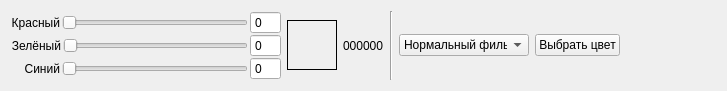
<?xml version="1.0" encoding="UTF-8"?>
<ui version="4.0">
 <class>ColorSelectionForm</class>
 <widget class="QWidget" name="ColorSelectionForm">
  <property name="geometry">
   <rect>
    <x>0</x>
    <y>0</y>
    <width>727</width>
    <height>87</height>
   </rect>
  </property>
  <property name="sizePolicy">
   <sizepolicy hsizetype="Preferred" vsizetype="Fixed">
    <horstretch>0</horstretch>
    <verstretch>0</verstretch>
   </sizepolicy>
  </property>
  <property name="maximumSize">
   <size>
    <width>16777215</width>
    <height>90</height>
   </size>
  </property>
  <property name="windowTitle">
   <string>Form</string>
  </property>
  <layout class="QHBoxLayout" name="horizontalLayout_4">
   <item>
    <widget class="QWidget" name="colorSelectionBox" native="true">
     <property name="sizePolicy">
      <sizepolicy hsizetype="Fixed" vsizetype="Fixed">
       <horstretch>0</horstretch>
       <verstretch>0</verstretch>
      </sizepolicy>
     </property>
     <property name="minimumSize">
      <size>
       <width>270</width>
       <height>0</height>
      </size>
     </property>
     <property name="maximumSize">
      <size>
       <width>270</width>
       <height>70</height>
      </size>
     </property>
     <layout class="QVBoxLayout" name="verticalLayout">
      <property name="spacing">
       <number>0</number>
      </property>
      <property name="leftMargin">
       <number>0</number>
      </property>
      <property name="topMargin">
       <number>0</number>
      </property>
      <property name="rightMargin">
       <number>0</number>
      </property>
      <property name="bottomMargin">
       <number>0</number>
      </property>
      <item>
       <widget class="QWidget" name="redSelectionBox" native="true">
        <layout class="QHBoxLayout" name="horizontalLayout">
         <property name="spacing">
          <number>2</number>
         </property>
         <property name="leftMargin">
          <number>0</number>
         </property>
         <property name="topMargin">
          <number>0</number>
         </property>
         <property name="rightMargin">
          <number>0</number>
         </property>
         <property name="bottomMargin">
          <number>0</number>
         </property>
         <item>
          <widget class="QLabel" name="redLabel">
           <property name="text">
            <string>Красный</string>
           </property>
           <property name="alignment">
            <set>Qt::AlignRight|Qt::AlignTrailing|Qt::AlignVCenter</set>
           </property>
          </widget>
         </item>
         <item>
          <widget class="QSlider" name="redSlider">
           <property name="maximum">
            <number>255</number>
           </property>
           <property name="orientation">
            <enum>Qt::Horizontal</enum>
           </property>
          </widget>
         </item>
         <item>
          <widget class="QSpinBox" name="redSpinBox">
           <property name="buttonSymbols">
            <enum>QAbstractSpinBox::NoButtons</enum>
           </property>
           <property name="maximum">
            <number>255</number>
           </property>
          </widget>
         </item>
        </layout>
       </widget>
      </item>
      <item>
       <widget class="QWidget" name="greenSelectionBox" native="true">
        <layout class="QHBoxLayout" name="horizontalLayout_2">
         <property name="spacing">
          <number>2</number>
         </property>
         <property name="leftMargin">
          <number>0</number>
         </property>
         <property name="topMargin">
          <number>0</number>
         </property>
         <property name="rightMargin">
          <number>0</number>
         </property>
         <property name="bottomMargin">
          <number>0</number>
         </property>
         <item>
          <widget class="QLabel" name="greenLabel">
           <property name="text">
            <string>Зелёный</string>
           </property>
           <property name="alignment">
            <set>Qt::AlignRight|Qt::AlignTrailing|Qt::AlignVCenter</set>
           </property>
          </widget>
         </item>
         <item>
          <widget class="QSlider" name="greenSlider">
           <property name="maximum">
            <number>255</number>
           </property>
           <property name="orientation">
            <enum>Qt::Horizontal</enum>
           </property>
          </widget>
         </item>
         <item>
          <widget class="QSpinBox" name="greenSpinBox">
           <property name="buttonSymbols">
            <enum>QAbstractSpinBox::NoButtons</enum>
           </property>
           <property name="maximum">
            <number>255</number>
           </property>
          </widget>
         </item>
        </layout>
       </widget>
      </item>
      <item>
       <widget class="QWidget" name="blueSelectionBox" native="true">
        <layout class="QHBoxLayout" name="horizontalLayout_3">
         <property name="spacing">
          <number>2</number>
         </property>
         <property name="leftMargin">
          <number>0</number>
         </property>
         <property name="topMargin">
          <number>0</number>
         </property>
         <property name="rightMargin">
          <number>0</number>
         </property>
         <property name="bottomMargin">
          <number>0</number>
         </property>
         <item>
          <widget class="QLabel" name="blueLabel">
           <property name="text">
            <string>    Синий</string>
           </property>
           <property name="alignment">
            <set>Qt::AlignRight|Qt::AlignTrailing|Qt::AlignVCenter</set>
           </property>
          </widget>
         </item>
         <item>
          <widget class="QSlider" name="blueSlider">
           <property name="maximum">
            <number>255</number>
           </property>
           <property name="orientation">
            <enum>Qt::Horizontal</enum>
           </property>
          </widget>
         </item>
         <item>
          <widget class="QSpinBox" name="blueSpinBox">
           <property name="buttonSymbols">
            <enum>QAbstractSpinBox::NoButtons</enum>
           </property>
           <property name="maximum">
            <number>255</number>
           </property>
          </widget>
         </item>
        </layout>
       </widget>
      </item>
     </layout>
    </widget>
   </item>
   <item>
    <widget class="QLabel" name="viewColorLabel">
     <property name="sizePolicy">
      <sizepolicy hsizetype="Fixed" vsizetype="Fixed">
       <horstretch>0</horstretch>
       <verstretch>0</verstretch>
      </sizepolicy>
     </property>
     <property name="minimumSize">
      <size>
       <width>50</width>
       <height>50</height>
      </size>
     </property>
     <property name="maximumSize">
      <size>
       <width>50</width>
       <height>50</height>
      </size>
     </property>
     <property name="frameShape">
      <enum>QFrame::Box</enum>
     </property>
     <property name="text">
      <string/>
     </property>
    </widget>
   </item>
   <item>
    <widget class="QLabel" name="nameColorLabel">
     <property name="text">
      <string>000000</string>
     </property>
    </widget>
   </item>
   <item>
    <widget class="Line" name="line">
     <property name="orientation">
      <enum>Qt::Vertical</enum>
     </property>
    </widget>
   </item>
   <item>
    <widget class="QComboBox" name="comboBox">
     <property name="sizePolicy">
      <sizepolicy hsizetype="Fixed" vsizetype="Fixed">
       <horstretch>0</horstretch>
       <verstretch>0</verstretch>
      </sizepolicy>
     </property>
     <property name="minimumSize">
      <size>
       <width>130</width>
       <height>0</height>
      </size>
     </property>
     <property name="maximumSize">
      <size>
       <width>130</width>
       <height>16777215</height>
      </size>
     </property>
     <item>
      <property name="text">
       <string>Нормальный фильтр</string>
      </property>
     </item>
     <item>
      <property name="text">
       <string>Цветной фильтр</string>
      </property>
     </item>
    </widget>
   </item>
   <item>
    <widget class="QPushButton" name="selectColorOnImagePushButton">
     <property name="text">
      <string>Выбрать цвет</string>
     </property>
     <property name="checkable">
      <bool>true</bool>
     </property>
    </widget>
   </item>
   <item>
    <spacer name="horizontalSpacer">
     <property name="orientation">
      <enum>Qt::Horizontal</enum>
     </property>
     <property name="sizeHint" stdset="0">
      <size>
       <width>40</width>
       <height>20</height>
      </size>
     </property>
    </spacer>
   </item>
  </layout>
 </widget>
 <resources/>
 <connections>
  <connection>
   <sender>blueSlider</sender>
   <signal>valueChanged(int)</signal>
   <receiver>blueSpinBox</receiver>
   <slot>setValue(int)</slot>
   <hints>
    <hint type="sourcelabel">
     <x>138</x>
     <y>73</y>
    </hint>
    <hint type="destinationlabel">
     <x>169</x>
     <y>77</y>
    </hint>
   </hints>
  </connection>
  <connection>
   <sender>greenSlider</sender>
   <signal>valueChanged(int)</signal>
   <receiver>greenSpinBox</receiver>
   <slot>setValue(int)</slot>
   <hints>
    <hint type="sourcelabel">
     <x>138</x>
     <y>50</y>
    </hint>
    <hint type="destinationlabel">
     <x>169</x>
     <y>54</y>
    </hint>
   </hints>
  </connection>
  <connection>
   <sender>redSlider</sender>
   <signal>valueChanged(int)</signal>
   <receiver>redSpinBox</receiver>
   <slot>setValue(int)</slot>
   <hints>
    <hint type="sourcelabel">
     <x>138</x>
     <y>27</y>
    </hint>
    <hint type="destinationlabel">
     <x>169</x>
     <y>29</y>
    </hint>
   </hints>
  </connection>
  <connection>
   <sender>blueSpinBox</sender>
   <signal>valueChanged(int)</signal>
   <receiver>blueSlider</receiver>
   <slot>setValue(int)</slot>
   <hints>
    <hint type="sourcelabel">
     <x>169</x>
     <y>77</y>
    </hint>
    <hint type="destinationlabel">
     <x>138</x>
     <y>73</y>
    </hint>
   </hints>
  </connection>
  <connection>
   <sender>greenSpinBox</sender>
   <signal>valueChanged(int)</signal>
   <receiver>greenSlider</receiver>
   <slot>setValue(int)</slot>
   <hints>
    <hint type="sourcelabel">
     <x>169</x>
     <y>54</y>
    </hint>
    <hint type="destinationlabel">
     <x>138</x>
     <y>50</y>
    </hint>
   </hints>
  </connection>
  <connection>
   <sender>redSpinBox</sender>
   <signal>valueChanged(int)</signal>
   <receiver>redSlider</receiver>
   <slot>setValue(int)</slot>
   <hints>
    <hint type="sourcelabel">
     <x>169</x>
     <y>29</y>
    </hint>
    <hint type="destinationlabel">
     <x>138</x>
     <y>27</y>
    </hint>
   </hints>
  </connection>
 </connections>
</ui>
